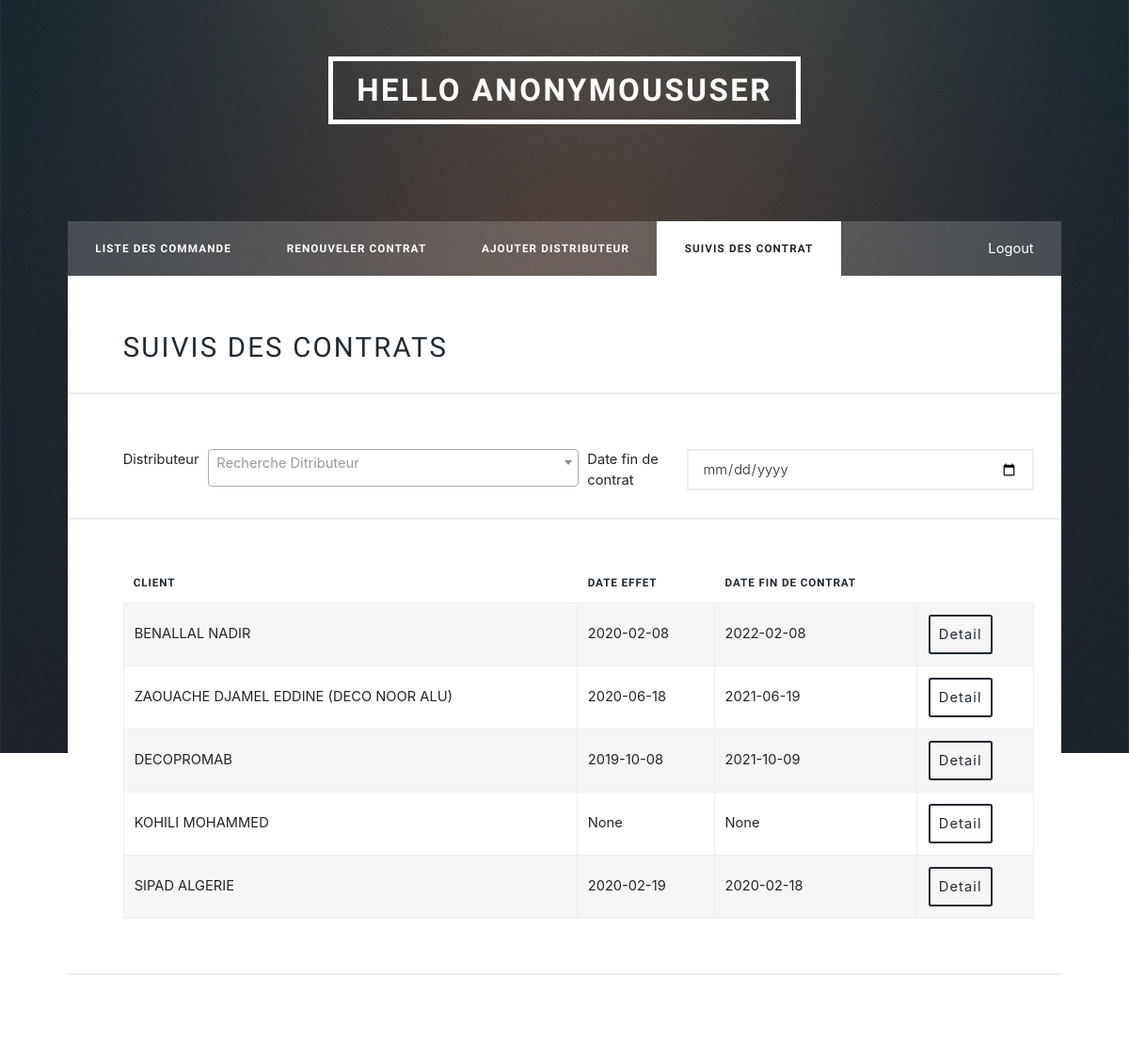
/commerciale/suiviContrat, run on the app's committed database.
### distributeur/models.py (models this page shows, shortened)
class Distributeur(models.Model):
    user = models.ForeignKey(User, null=True, on_delete=models.CASCADE)
    id = models.AutoField(primary_key=True)
    nom = models.CharField(max_length=255)
    adress = models.CharField(max_length=255)
    tel_fix = models.CharField(null=True, blank=True, max_length=255)
    tel_portable = models.CharField(null=True, blank=True, max_length=255)
    couriel = models.CharField(null=True, blank=True, max_length=255)
    civilite = models.IntegerField(null=True, blank=True)
    site_web = models.CharField(null=True, blank=True, max_length=255)
    rcn = models.CharField(max_length=255)
    date_enregistrement_rc = models.CharField(max_length=255)
    nis = models.CharField(null=True, blank=True, max_length=255)
    ifn = models.CharField(max_length=255)
    art = models.CharField(max_length=255)
    date_debut_activité = models.CharField(
        null=True, blank=True, max_length=255)
    date_effet = models.CharField(null=True, blank=True, max_length=255)
    date_echeance = models.CharField(null=True, blank=True, max_length=255)
    status = models.CharField(max_length=255)
    nbr_facture = models.IntegerField(default=0)

### commerciale/views.py (the view)
# urls.py: path("suiviContrat", views.suiviContrat, name="suiviContrat"),
def suiviContrat(request):
    distributeur = Distributeur.objects.all()[:5].values(
        'id', 'nom', 'date_effet', 'date_echeance')
    print(distributeur)
    context = {
        'distributeur': distributeur
    }
    return render(request, 'commerciale/suivi_contrat.html', context)

### templates/commerciale/suivi_contrat.html (shortened to what this page needs)
{%extends 'base.html'%} {% block title %} SUIVIS DES CONTRAT {% endblock %}
{% block content %}
<div id="wrapper">
   <link rel="stylesheet" href="https://maxcdn.bootstrapcdn.com/bootstrap/4.5.2/css/bootstrap.min.css">
  {% include 'partials/_header.html'%}
  {% include 'partials/_nav_com.html'%}
  <div id="main">
    <h2>Suivis des contrats</h2>
    <div id="filtreur">
        <div class="div-flex">
            <span id="span-distri">Distributeur</span>
        </div>
        <div class="div-flex">
            <span id="span-date-FC">Date fin de contrat</span>
            <input type="date" id="dateE">
        </div>
    </div>
    <div id='table-div' class="table-wrapper">
      <table class="alt">
          <thead>
              <tr>
                  <th>Client</th>
                  <th>Date Effet</th>
                  <th>Date Fin de Contrat</th>
              </tr>
          </thead>
          <tbody>
              {% for dis in distributeur %}
              <tr>
                  <td>{{dis.nom}}</td>
                  <td>{{dis.date_effet}}</td>
                  <td>{{dis.date_echeance}}</td>
                  <td><button
                    id="{{dis.id}}"
                    onClick=showDetail(this.id)
                    type="button"
                    class="btn "
                    data-toggle="modal" data-target="#exampleModal"
                  >Detail</button></td>
              </tr>
              {% endfor %}
          </tbody>
      </table>
    </div>
    <hr />
  </div>
</div>
{% endblock %}

### data on the page
Distributeur: nom "BENALLAL NADIR", date_effet "2020-02-08", date_echeance "2022-02-08"
Distributeur: nom "ZAOUACHE DJAMEL EDDINE (DECO NOOR ALU)", date_effet "2020-06-18", date_echeance "2021-06-19"
Distributeur: nom "DECOPROMAB", date_effet "2019-10-08", date_echeance "2021-10-09"
Distributeur: nom "KOHILI MOHAMMED", date_effet "None", date_echeance "None"
Distributeur: nom "SIPAD ALGERIE", date_effet "2020-02-19", date_echeance "2020-02-18"

### other printed values
{{ request.user }} "ANONYMOUSUSER"
